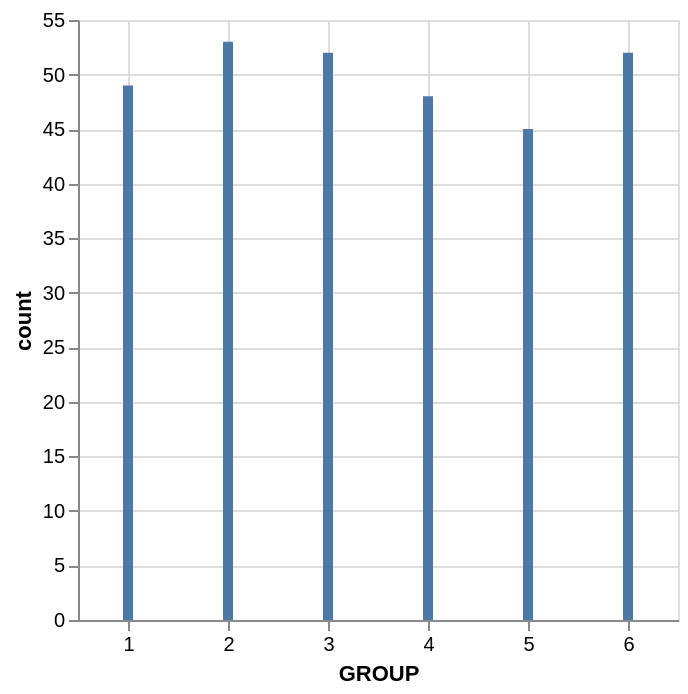

Notebook source saved alongside this figure:
### Code cell
df["GROUP"].value_counts().sort(by="GROUP").plot.bar(
    x="GROUP",
    y="count",
)

### Figure 1 — Vega-Lite specification as saved in the notebook (floating-point values rounded to 4 significant figures)
{"config": {"view": {"continuousWidth": 300, "continuousHeight": 300}}, "data": {"name": "data-324321889abcdf147b908069bb7466a7"}, "mark": {"type": "bar", "tooltip": true}, "encoding": {"x": {"field": "GROUP", "type": "quantitative"}, "y": {"field": "count", "type": "quantitative"}}, "params": [{"name": "param_1e9efca18e7a2868", "select": {"type": "interval", "encodings": ["x", "y"]}, "bind": "scales"}], "$schema": "https://vega.github.io/schema/vega-lite/v6.4.1.json", "datasets": {"data-324321889abcdf147b908069bb7466a7": [{"GROUP": 1, "count": 49}, {"GROUP": 2, "count": 53}, {"GROUP": 3, "count": 52}, {"GROUP": 4, "count": 48}, {"GROUP": 5, "count": 45}, {"GROUP": 6, "count": 52}]}}
